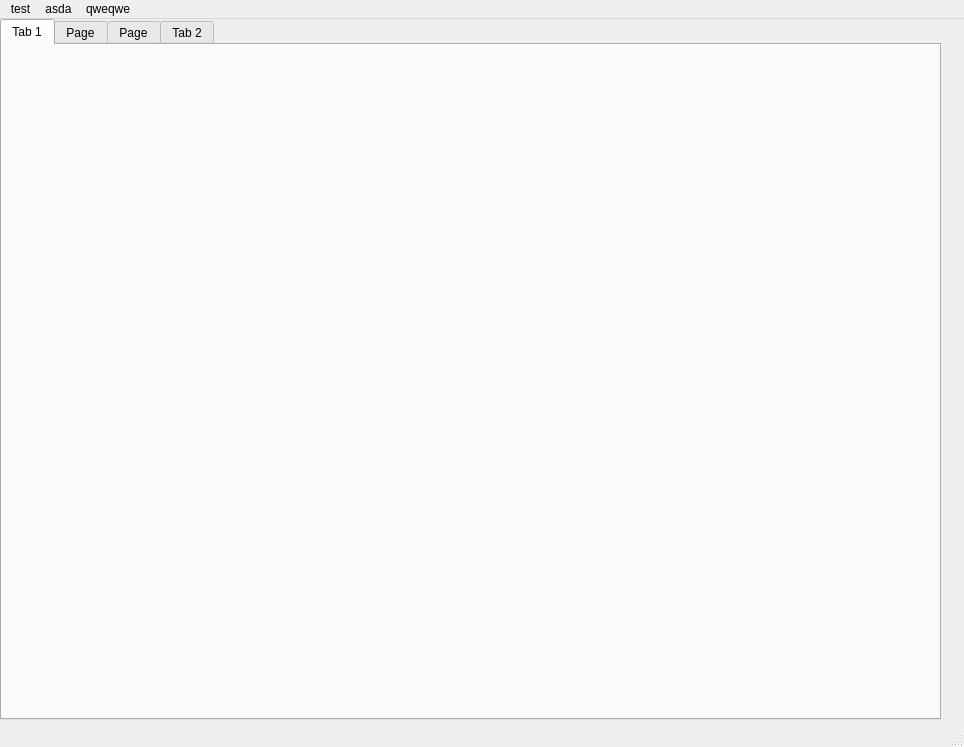
<?xml version="1.0" encoding="UTF-8"?>
<ui version="4.0">
 <class>MainWindow</class>
 <widget class="QMainWindow" name="MainWindow">
  <property name="geometry">
   <rect>
    <x>0</x>
    <y>0</y>
    <width>964</width>
    <height>747</height>
   </rect>
  </property>
  <property name="windowTitle">
   <string>MainWindow</string>
  </property>
  <widget class="QWidget" name="centralwidget">
   <widget class="QTabWidget" name="tabWidget">
    <property name="geometry">
     <rect>
      <x>0</x>
      <y>0</y>
      <width>941</width>
      <height>701</height>
     </rect>
    </property>
    <property name="currentIndex">
     <number>0</number>
    </property>
    <widget class="QWidget" name="tab">
     <attribute name="title">
      <string>Tab 1</string>
     </attribute>
    </widget>
    <widget class="QWidget" name="tab_3">
     <attribute name="title">
      <string>Page</string>
     </attribute>
    </widget>
    <widget class="QWidget" name="tab_4">
     <attribute name="title">
      <string>Page</string>
     </attribute>
    </widget>
    <widget class="QWidget" name="tab_2">
     <attribute name="title">
      <string>Tab 2</string>
     </attribute>
    </widget>
   </widget>
  </widget>
  <widget class="QMenuBar" name="menubar">
   <property name="geometry">
    <rect>
     <x>0</x>
     <y>0</y>
     <width>964</width>
     <height>20</height>
    </rect>
   </property>
   <widget class="QMenu" name="menutest">
    <property name="title">
     <string>test</string>
    </property>
    <addaction name="actionqweqweqe"/>
   </widget>
   <widget class="QMenu" name="menuasda">
    <property name="title">
     <string>asda</string>
    </property>
    <addaction name="actionasdasda"/>
    <addaction name="actionasdasda_2"/>
    <addaction name="separator"/>
    <addaction name="separator"/>
    <addaction name="actionasd"/>
   </widget>
   <widget class="QMenu" name="menuqweqwe">
    <property name="title">
     <string>qweqwe</string>
    </property>
    <addaction name="actionasdasd"/>
    <addaction name="actionadsasd"/>
   </widget>
   <addaction name="menutest"/>
   <addaction name="menuasda"/>
   <addaction name="menuqweqwe"/>
  </widget>
  <widget class="QStatusBar" name="statusbar"/>
  <action name="actionTest">
   <property name="text">
    <string>Test</string>
   </property>
  </action>
  <action name="actionasdasd">
   <property name="text">
    <string>asdasd</string>
   </property>
  </action>
  <action name="actionadsasd">
   <property name="text">
    <string>adsasd</string>
   </property>
  </action>
  <action name="actionasdasda">
   <property name="text">
    <string>asdasda</string>
   </property>
  </action>
  <action name="actionasdasda_2">
   <property name="text">
    <string>asdasda</string>
   </property>
  </action>
  <action name="actionasd">
   <property name="text">
    <string>asd</string>
   </property>
  </action>
  <action name="actionqweqweqe">
   <property name="text">
    <string>qweqweqe</string>
   </property>
  </action>
 </widget>
 <resources/>
 <connections/>
</ui>
